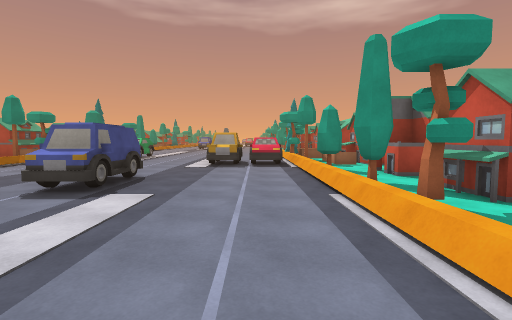
view 1 (above)

19 first-person views from a walk through a 3-D level made in the Unity game engine. The camera is 1.5 m above the floor, tilts 4° down and sees 85° across. The floor is counted in squares, 2 m on a side. Each view is taken from the middle of a square. On the plan, view 1 faces up. The plan holds only what a view shows up to about 10 squares ahead; the rest is blank. The place goes on beyond the plan. Some animated figures are left out. Surface patterns are stand-ins for the level's own textures.

view 2
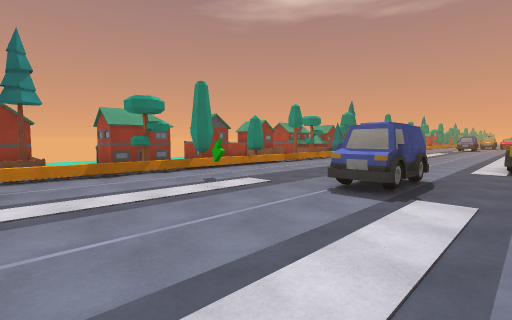

view 3
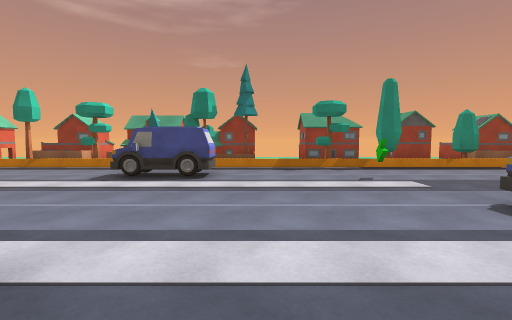

view 4
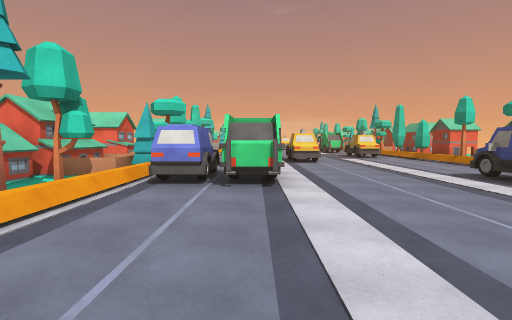

view 5
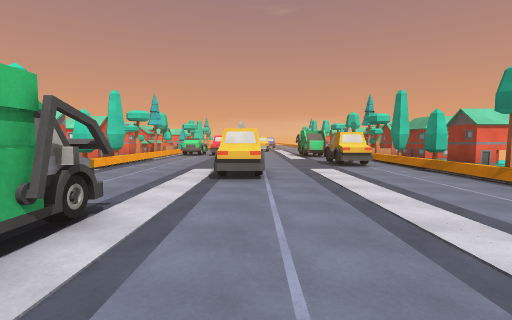

view 6
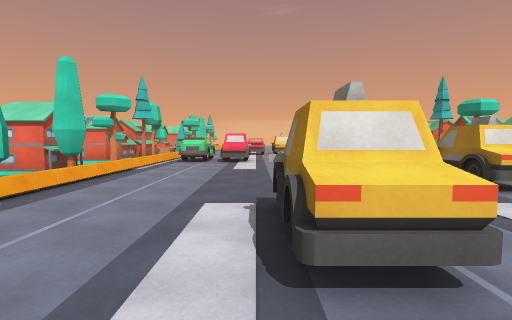

view 7
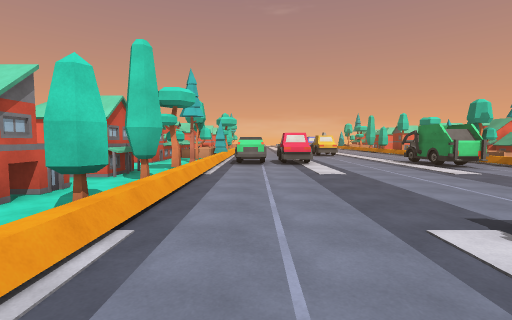

view 8
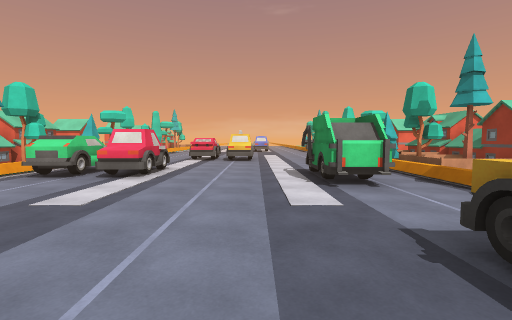

view 9
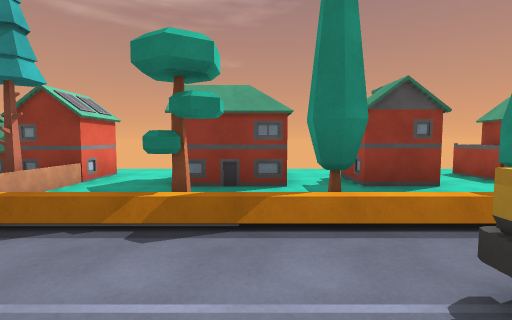

view 10
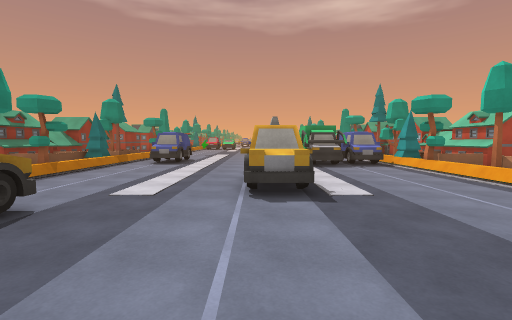

view 11
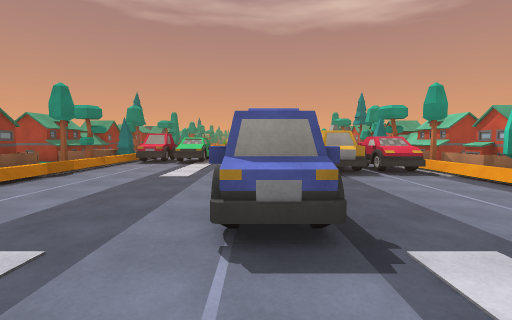

view 12
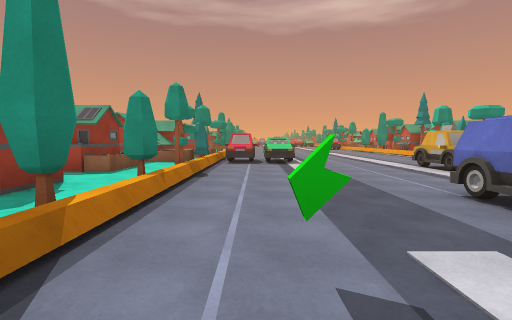

view 13
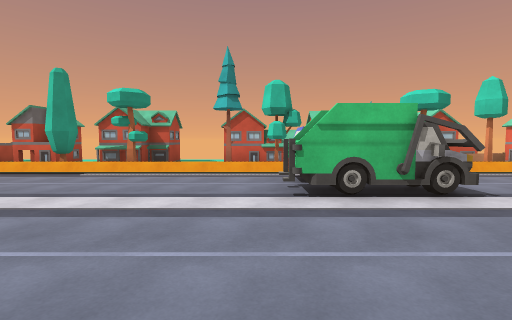

view 14
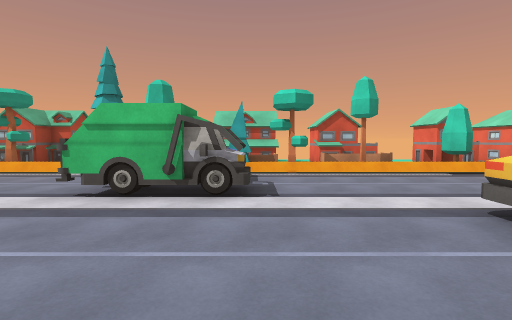

view 15
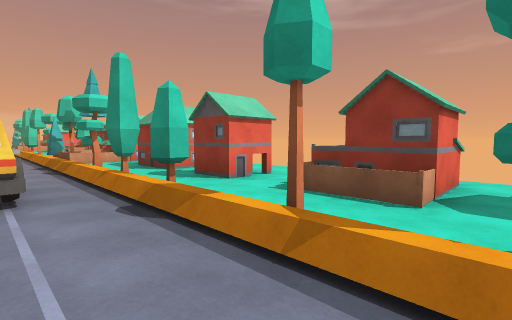

view 16
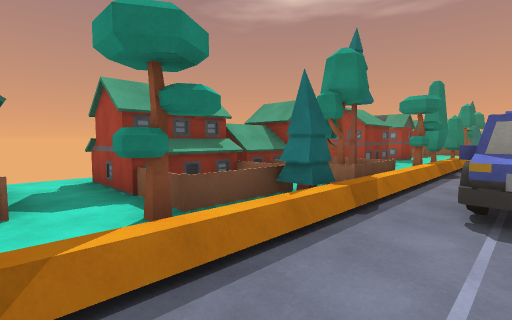

view 17
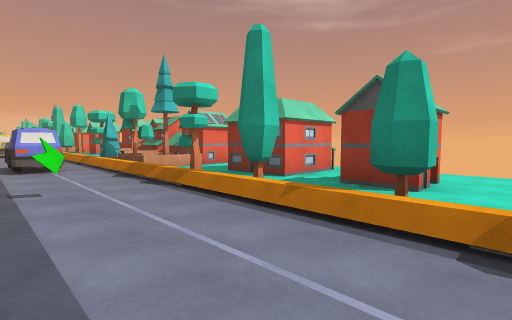

view 18
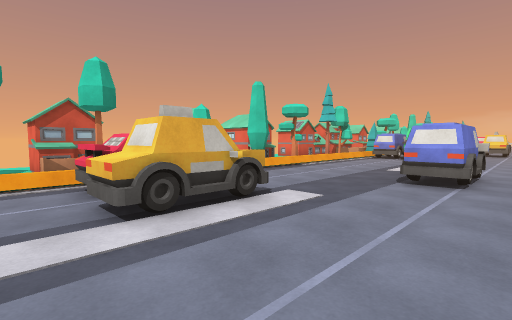

view 19
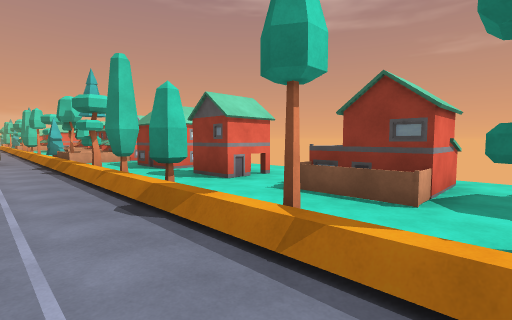

### Floor plan
Key: @ floor where view 1 was taken; # wall or solid block; . floor; / step, stairs or slope; = window, fence, low wall or low ledge; T taxi; H house; R tree; P pine tree; F fence; O other object.
Columns run from 12 left of view 1 to 4 right of it. Each row starts with its distance up from view 1.
 11 ..HFRO.O.....ROH#
 10 .##........TOO=H#
  9  H#FR......TOORHH
  8 .............O..H
  7 ....R.........RH#
  6 ..H......O.....H#
  5 ....R....O....R #
  4 .H#...O..O.....H#
  3 ..#.R.........RH#
  2 ............... #
  1  ##PF.........PH#
  0   #RF.O.....@.RH#
 -1  HHRR.O....OOORHH
 -2   #FP.O....OOPFF#
 -3   HF.......OOPFH#
 -4 ....R........RRH#
 -5 .##..........#FH#
 -6 .H#FR....T...#RHH
 -7  ........TT../..H
 -8  ...R.T....../RH#
 -9 ..H...T....../.H#
-10 ....R.T....../R #
-11  H#........../.H#
-12   #.R......../RH
-13 ......O....../.
-14 .##PF.OO...OOOPH#
-15   #RF.O....OOORH
-16  HHRF. ..... .RHH

Positions as (right, up) in squares from view 1, and headings:
1: (0, 0), facing up
2: (-1, 0), facing up-left
3: (0, 1), facing left
4: (-1, 4), facing down
5: (-3, 0), facing down
6: (-2, -4), facing down
7: (0, -5), facing down
8: (-4, -8), facing down
9: (-5, -11), facing left
10: (-3, -11), facing up
11: (-3, 2), facing up
12: (-6, 2), facing up
13: (-5, 0), facing right
14: (-5, -3), facing right
15: (-6, -4), facing down-left
16: (-6, -5), facing up-left
17: (-5, 8), facing down-left
18: (-4, 11), facing down-right
19: (-6, 11), facing down-left
